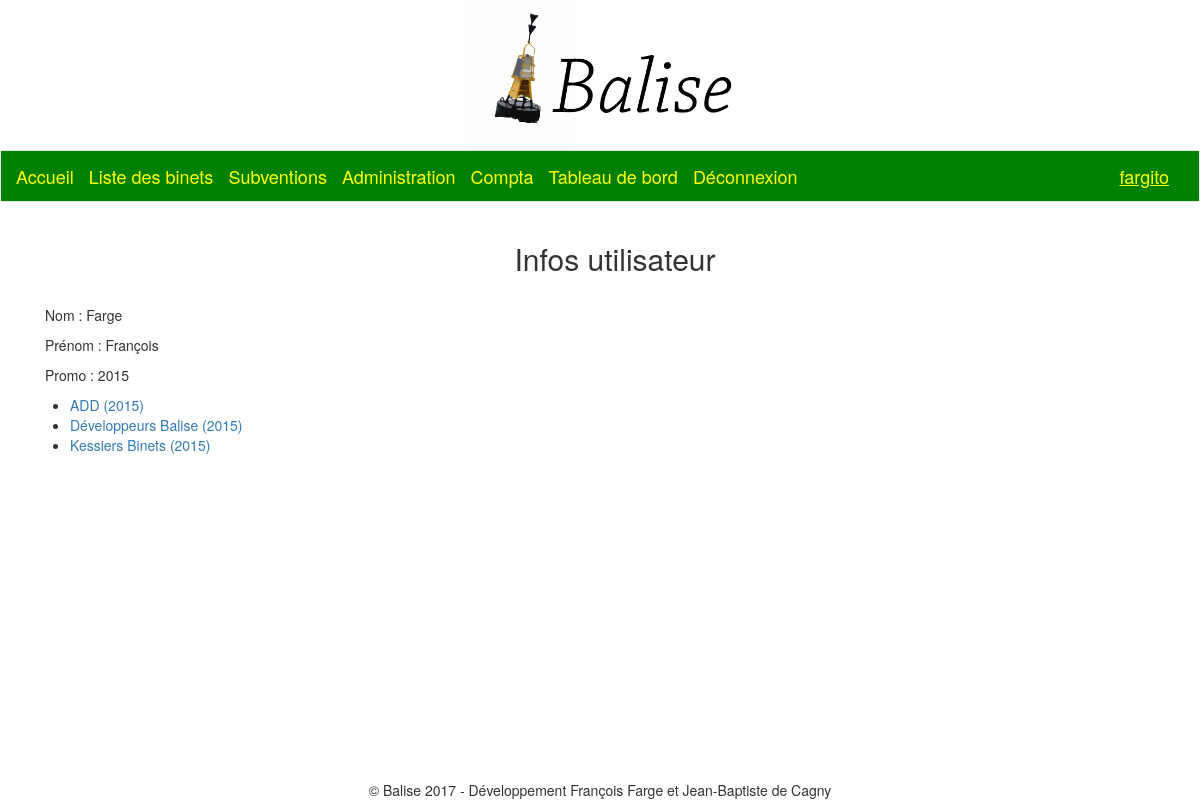
The app's page /accounts/account/39 (signed in) with its own data.
### accounts/models.py (models this page shows, shortened)
class Eleve(models.Model):
	user = models.OneToOneField(User)
	nom = models.CharField(max_length=100)
	prenom = models.CharField(max_length=100)
	promotion = models.ForeignKey('Promotion')
	def get_mandats(self):
		if self.user.is_staff:
			return Mandat.objects.all()
		return Mandat.objects.filter(
			Q(president=self.user) |
			Q(tresorier=self.user))

class Promotion(models.Model):
	nom = models.CharField(max_length=4)
	class Meta:
		ordering = ('-nom',)
		unique_together = ('nom',)
	def __str__(self):
		return self.nom

### binets/models.py (models this page shows, shortened)
class Mandat(models.Model):
	binet = models.ForeignKey('Binet')
	type_binet = models.ForeignKey('TypeBinet', verbose_name = "Type du binet")
	president = models.ForeignKey(User, related_name = "president")
	tresorier = models.ForeignKey(User, related_name = "tresorier")
	promotion = models.ForeignKey('accounts.Promotion', verbose_name = "Promo")
	description = models.TextField(blank=True, null = True) # facultatif
	remarques_admins = models.TextField(blank=True, null = True) # facultatif
	class Meta:
		unique_together = ('binet','promotion',)
		ordering = ('binet', 'promotion',)
	def __str__(self):
		return str(self.binet)+" ("+str(self.promotion)+")"

class Binet(models.Model):
	nom = models.CharField(max_length=100)
	description = models.TextField(blank=True, null = True) # facultatif
	type_binet = models.ForeignKey('TypeBinet', verbose_name = "Type du binet")
	remarques_admins = models.TextField(blank=True, null = True) # facultatif
	is_active = models.BooleanField(verbose_name = "Actif", default=True)
	current_president = models.ForeignKey(User, verbose_name = "Président", related_name = "current_president")
	current_tresorier = models.ForeignKey(User, verbose_name = "Trésorier", related_name = "current_tresorier")
	current_promotion = models.ForeignKey('accounts.Promotion', verbose_name = "Promo")
	@models.permalink
	def get_history_url(self):
		return ('binet_history', [self.id])
	class Meta:
		ordering = ('current_promotion', 'nom',)
		unique_together = ('nom',)
	def __str__(self):
		return self.nom

### accounts/views.py (the view)
# urls.py: url(r'^account/(?P<id_user>\d+)$', views.view_account, name='view_account'),
def view_account(request, id_user):
	viewed_user = User.objects.get(
		id=id_user)
	if viewed_user == request.user:
		print("c'est moi")
	return render(request, 'accounts/view_account.html', locals())

### accounts/templates/accounts/view_account.html
{% extends 'base.html' %}
{% block content %}
<div class='container'>
<div class='row'>
<div class='col-sm-12 txtcentre'>
	<h2>Infos utilisateur</h2>
</div></div>
<div class='row'><br/></div>
<div class='row'>
<div class='col-sm-12'>
	<p>Nom : {{viewed_user.eleve.nom}}</p>
	<p>Prénom : {{viewed_user.eleve.prenom}}</p>
	<p>Promo : {{viewed_user.eleve.promotion}}</p>
</div>
	{% if viewed_user.is_staff %}
		Kessier
	{% else %}
	<ul>
		{% for mandat in viewed_user.eleve.get_mandats %}
			<li><a href={{ mandat.binet.get_history_url }}>{{ mandat }}</a></li>
		{% endfor %}
	</ul>
	{% endif %}
</div></div>
{% endblock %}

### templates/base.html (shortened to what this page needs)
<!DOCTYPE html>
{% load static %}
<html lang="fr">
<head>
   <link rel="stylesheet" href="{% static 'css/style.css' %}" />
   <link rel="stylesheet" href="{% static 'css/dist/css/bootstrap.min.css' %}" />
   <link rel="stylesheet" href="{% static 'css/listes_binets.css' %}" />
   <link rel="stylesheet" href="{% static 'css/compta.css' %}" />
   <link rel="stylesheet" href="{% static 'css/subventions.css' %}" />
</head>
<body>
  <header>
    <a href="/"><img src="{% static 'img/Balise_2.png' %}" alt="Logo Balise" class='centre' /></a>
  </header>
  <nav class='navbar navbar-default'>
  	<div class='container-fluid kesdorado'>
      <div class='navbar-header'>
        <a href="/" class='navbar-brand'><p class='kesdorado'>Accueil</p></a>
      </div>
      {% block nav %}
        <div class='collapse navbar-collapse' id='onglets'>
          <ul class='nav navbar-nav'>
            {% if user.is_authenticated %}
              <li><a href="/binets" class='navbar-brand'><p class='kesdorado'>Liste des binets</p></a></li>
              <li><a href="/subventions" class='navbar-brand'><p class='kesdorado'>Subventions</p></a></li>
              {% if user.is_staff %}<li><a href="/backend" class='navbar-brand'><p class='kesdorado'>Administration</p></a></li>{% endif %}
              <li><a href="/compta" class='navbar-brand'><p class='kesdorado'>Compta</p></a></li>
		<li><a href="/vos" class='navbar-brand'><p class='kesdorado'>Tableau de bord</p></a></li>
              <li><a href="/accounts/logout" class='navbar-brand'><p class='kesdorado'>Déconnexion</p></a></li>
            {% else %}
              <li><a href="/accounts/login" class='navbar-brand'><p class='kesdorado'>Connexion</p></a></li>
            {% endif %}
          </ul>
          {% if user.is_authenticated %}
            <div class='nav navbar-nav navbar-right'>
              <a href="/accounts" class='navbar-brand'><p class='kesdorado'><u>{{ user.username }}</u></p></a>
            </div>
          {% endif %}
        </div>
      {% endblock %}
  	</div>
  </nav>
<section id="content" class='marge-bas'>
  <div class='container'>
     {% block content %}{% endblock %}
  </div>
</section>
<footer>&copy; Balise 2017 - Développement François Farge et Jean-Baptiste de Cagny</footer>
</body>
</html>

### static/css/style.css (style rules this page uses)
img.centre { display: block; margin: auto; height: 150px; }
.txtcentre { text-align: center; }
footer { bottom: 0px; position: fixed; width: 100%; text-align: center; z-index: 1; background-color: white; }
.kesdorado { background-color: green; color: yellow; }
.marge-bas { margin-bottom: 50px; }

### records on screen
Mandat: binet+promotion "ADD (2015)"
Mandat: binet+promotion "Développeurs Balise (2015)"
Mandat: binet+promotion "Kessiers Binets (2015)"

### other values on screen
{{ user.username }} "fargito"
{{ viewed_user.eleve.nom }} "Farge"
{{ viewed_user.eleve.prenom }} "François"
{{ viewed_user.eleve.promotion }} "2015"
